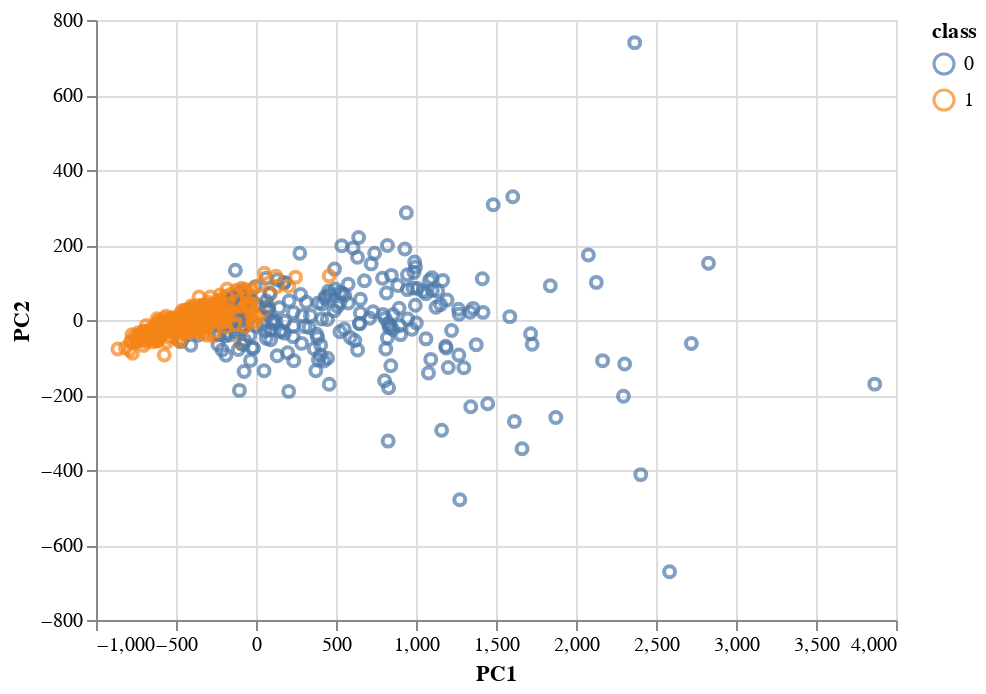

This figure's notebook cell:
### Code cell
alt.Chart(trans_cancers).mark_point().encode(
    x='PC1',
    y='PC2',
    color=alt.Color('class', type='nominal'),
).interactive()

### Figure 1 — Vega-Lite specification as saved in the notebook (floating-point values rounded to 4 significant figures; data arrays with more than 128 entries replaced by an {"elided": "..."} marker saying what was removed)
{"$schema": "https://vega.github.io/schema/vega-lite/v2.6.0.json", "config": {"view": {"height": 300, "width": 400}}, "data": {"name": "data-460fc093e9a62b15ffdffd97ea2e35dc"}, "datasets": {"data-460fc093e9a62b15ffdffd97ea2e35dc": {"elided": "569 records"}}, "encoding": {"color": {"field": "class", "type": "nominal"}, "x": {"field": "PC1", "type": "quantitative"}, "y": {"field": "PC2", "type": "quantitative"}}, "mark": "point", "selection": {"selector001": {"bind": "scales", "encodings": ["x", "y"], "mark": {"fill": "#333", "fillOpacity": 0.125, "stroke": "white"}, "on": "[mousedown, window:mouseup] > window:mousemove!", "resolve": "global", "translate": "[mousedown, window:mouseup] > window:mousemove!", "type": "interval", "zoom": "wheel!"}}}
